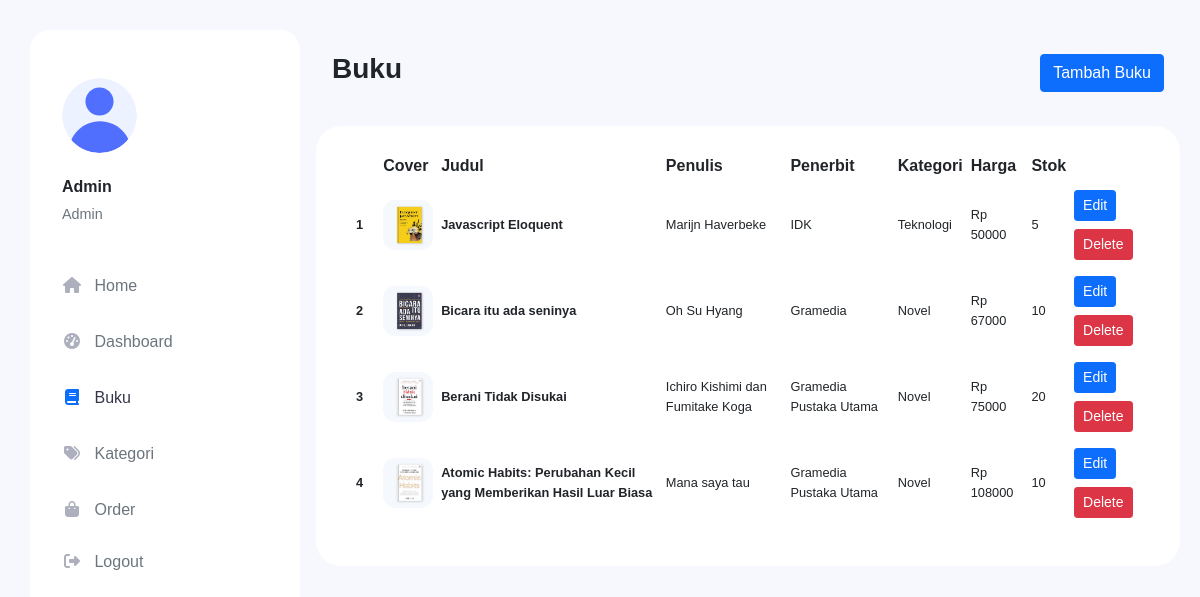
The app's page /admin/books.php (signed in) with its own data.
### tables this page shows
CREATE TABLE IF NOT EXISTS `users` (
  `id` int(11) NOT NULL AUTO_INCREMENT,
  `name` varchar(256) NOT NULL,
  `email` varchar(256) NOT NULL,
  `password` varchar(256) NOT NULL,
  `role` enum('Admin','User') NOT NULL DEFAULT 'User',
  `avatar` varchar(256) DEFAULT NULL,
  PRIMARY KEY (`id`)
);

CREATE TABLE IF NOT EXISTS `books` (
  `id` int(11) NOT NULL AUTO_INCREMENT,
  `title` varchar(256) NOT NULL DEFAULT '0',
  `slug` varchar(256) NOT NULL DEFAULT '0',
  `description` text NOT NULL,
  `writer` varchar(256) NOT NULL DEFAULT '',
  `publisher` varchar(256) NOT NULL DEFAULT '',
  `year` int(11) NOT NULL DEFAULT '0',
  `price` int(11) NOT NULL DEFAULT '0',
  `stock` int(11) NOT NULL DEFAULT '0',
  `category_id` int(11) DEFAULT '0',
  `thumbnail` varchar(256) DEFAULT NULL,
  PRIMARY KEY (`id`),
  KEY `FK_books_categories` (`category_id`),
  CONSTRAINT `FK_books_categories` FOREIGN KEY (`category_id`) REFERENCES `categories` (`id`) ON DELETE SET NULL ON UPDATE CASCADE
);

CREATE TABLE IF NOT EXISTS `categories` (
  `id` int(11) NOT NULL AUTO_INCREMENT,
  `name` varchar(128) DEFAULT NULL,
  `slug` varchar(128) DEFAULT NULL,
  `image` varchar(256) DEFAULT NULL,
  PRIMARY KEY (`id`)
);

### functions.php (called while the page is built, shortened)
<?php
function base_url($url = '')
{
    $host = $_SERVER['HTTP_HOST'];
    $path = rtrim(dirname($_SERVER['PHP_SELF']), '/\\');
    $folder = explode('/', $path);
    $baseurl = "http://" . $host . '/' . $folder[1] . "/";
    if ($url != '') {
        $baseurl .= $url;
    }
    return $baseurl;
}

### admin/books.php (the view, shortened to what this page needs)
<?php
$active_page = "books";
require_once "layouts/header.php";
$books = mysqli_fetch_all(mysqli_query($conn, "SELECT * FROM books"), MYSQLI_ASSOC);
$categories = mysqli_fetch_all(mysqli_query($conn, "SELECT * FROM categories"), MYSQLI_ASSOC);
?>
<div class="p-3 mb-3">
    <div class="d-flex align-items-center justify-content-between">
        <h3 style="font-weight: bold;">Buku</h3>
        <button type="button" class="btn btn-primary" data-bs-toggle="modal" data-bs-target="#insertBook">
            Tambah Buku
        </button>
    </div>
</div>
<div class="card p-4">
    <table class="table table-sm table-borderless align-middle">
        <thead>
            <tr>
                <th scope="col"></th>
                <th scope="col">Cover</th>
                <th scope="col">Judul</th>
                <th scope="col">Penulis</th>
                <th scope="col">Penerbit</th>
                <th scope="col">Kategori</th>
                <th scope="col">Harga</th>
                <th scope="col">Stok</th>
                <th scope="col"></th>
            </tr>
        </thead>
        <tbody>
            <?php foreach ($books as $index => $book) : ?>
                <tr style="font-size: 0.8em;">
                    <th class="px-3" scope="row"><?= $index + 1 ?></th>
                    <td><img loading="lazy" style="width:50px; height:50px; border-radius:25%; object-fit: cover; object-position: center;" src="<?= base_url('img/books/') . $book['thumbnail'] ?>" alt=""></td>
                    <td><b><?= $book['title'] ?></b></td>
                    <td><?= $book['writer'] ?></td>
                    <td><?= $book['publisher'] ?></td>
                    <td>
                        <?php
                        foreach ($categories as $category) {
                            if ($category['id'] == $book['category_id']) {
                                echo $category['name'];
                            }
                        }
                        ?>
                    </td>
                    <td>Rp <?= $book['price'] ?></td>
                    <td><?= $book['stock'] ?></td>
                    <td>
                        <button type="button" class="btn btn-primary btn-sm my-1" data-bs-toggle="modal" data-bs-target="#editBookModal<?= $book['id'] ?>">
                            Edit
                        </button>
                        <button type="button" class="btn btn-danger btn-sm my-1" data-bs-toggle="modal" data-bs-target="#deleteBookModal" data-id="<?= $book['id'] ?>" onclick="changeDeleteBookId(this.dataset.id)">
                            Delete
                        </button>
                    </td>
                </tr>
            <?php endforeach; ?>
        </tbody>
    </table>
</div>
<?php require_once "layouts/footer.php" ?>

### admin/layouts/header.php (shortened to what this page needs)
<?php
require_once "../functions.php";
$userId = $_SESSION['user']['id'];
$user = mysqli_fetch_assoc(mysqli_query($conn, "SELECT * FROM `users` WHERE `id` = '$userId'"));
?>
<!doctype html>
<html lang="en">
<head>
    <link href="../css/bootstrap.min.css" rel="stylesheet">
</head>
<body>
    <div class="row">
        <div class="col-md-3 col-sm-0" id="sidebar-wrapper">
            <div class="px-3 py-5" id="sidebar">
                <div class="px-3 pb-3">
                    <img src="<?= base_url('img/avatar/default-avatar.svg') ?>" style="max-width: 75px; max-height:75px; border-radius: 100%;" alt="">
                    <h6 style="font-weight: bold;" class="text-dark mt-4"><?= $user['name'] ?></h6>
                    <p class="text-secondary" style="font-size: 0.9em;"><?= $user['role'] ?></p>
                </div>
                <ul class="nav flex-column">
                    <li class="nav-item"><a href="<?= base_url() ?>" class="nav-link my-2 py-2"><i class="fas fa-fw fa-home me-2"></i> <span>Home</span></a></li>
                    <li class="nav-item">
                        <a href="index.php" class="nav-link my-2 py-2<?= ($active_page == '' ? ' active' : ''); ?>"><i class="fas fa-fw fa-tachometer-alt me-2"></i> <span>Dashboard</span></a>
                    </li>
                    <li class="nav-item"><a href="books.php" class="nav-link my-2 py-2<?= ($active_page == 'books' ? ' active' : ''); ?>"><i class="fas fa-fw fa-book me-2"></i> <span>Buku</span></a></li>
                    <li class="nav-item"><a href="categories.php" class="nav-link my-2 py-2<?= ($active_page == 'categories' ? ' active' : ''); ?>"><i class="fas fa-fw fa-tags me-2"></i> <span>Kategori</span></a></li>
                    <li class="nav-item"><a href="orders.php" class="nav-link my-2 py-2<?= ($active_page == 'orders' ? ' active' : ''); ?>"><i class="fas fa-fw fa-shopping-bag me-2"></i> <span>Order</span></a></li>
                    <li class="nav-item"><a type="button" data-bs-toggle="modal" data-bs-target="#logoutModal" class="nav-link my-1 py-2"><i class="fas fa-fw fa-sign-out-alt me-2"></i> <span>Logout</span></a></li>
                </ul>
            </div>
        </div>
        <div class="col-sm-12 col-md-9 mt-3" id="content-wrapper">

### admin/layouts/header.php (style rules this page uses)
* { font-family: Poppins, sans-serif; }
body { background: url("../img/bg.png"), #F6F8FD; background-repeat: repeat; background-size: 35px; padding: 20px; }
#sidebar { background-color: #ffffff; border-radius: 20px; position: fixed; top: 30px; bottom: 30px; left: 30px; right: 75%; overflow-y: scroll; -webkit-transition: 0.3s ease-out; -moz-transition: 0.3s ease-out; -o-transition: 0.3s ease-out; transition: 0.3s ease-out; }
#sidebar .nav a span { color: #6C757D; }
#sidebar .nav a { color: #aeafbd; font-weight: 400; -webkit-transition: .3s ease-out; -moz-transition: .3s ease-out; -o-transition: .3s ease-out; transition: .3s ease-out; }
#sidebar .nav a.active i { border-color: #0D6EFD; }
#sidebar .nav a:hover span, #sidebar .nav a.active span { color: #34364A; }
#sidebar .nav a.active i { color: #0D6EFD; }
#content-wrapper { width: 75%; }
.card { border: none; border-radius: 25px; }

### records on screen
users: name "Admin", role "Admin"
books: thumbnail (picture), title "Javascript Eloquent", writer "Marijn Haverbeke", publisher "IDK", price "50000", stock "5"
categories: name "Teknologi"
books: thumbnail (picture), title "Bicara itu ada seninya", writer "Oh Su Hyang", publisher "Gramedia", price "67000", stock "10"
categories: name "Novel"
books: thumbnail (picture), title "Berani Tidak Disukai", writer "Ichiro Kishimi dan Fumitake Koga", publisher "Gramedia Pustaka Utama", price "75000", stock "20"
books: thumbnail (picture), title "Atomic Habits: Perubahan Kecil yang Memberikan Hasil Luar Biasa", writer "Mana saya tau", publisher "Gramedia Pustaka Utama", price "108000", stock "10"
